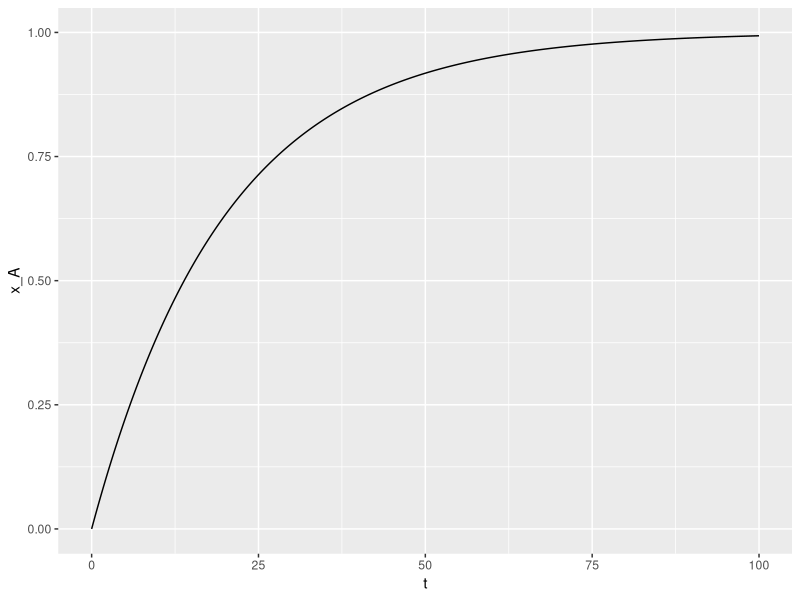
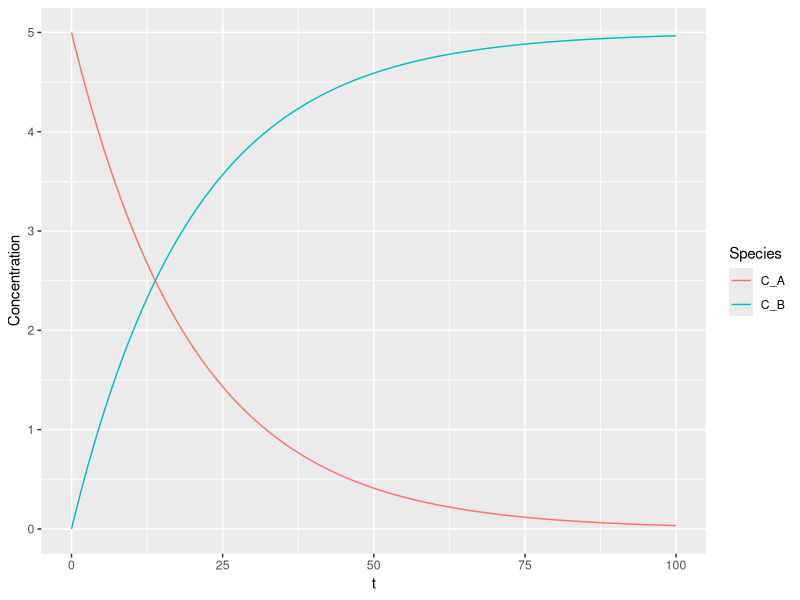
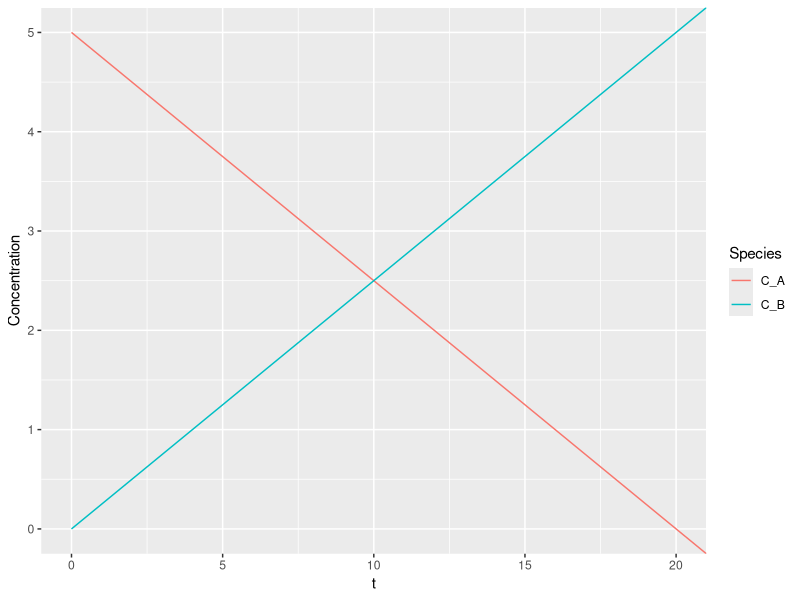
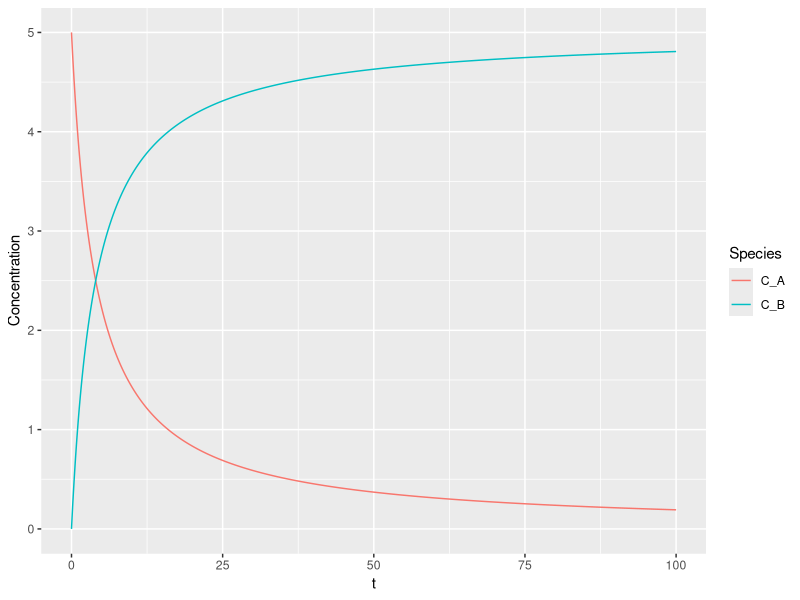
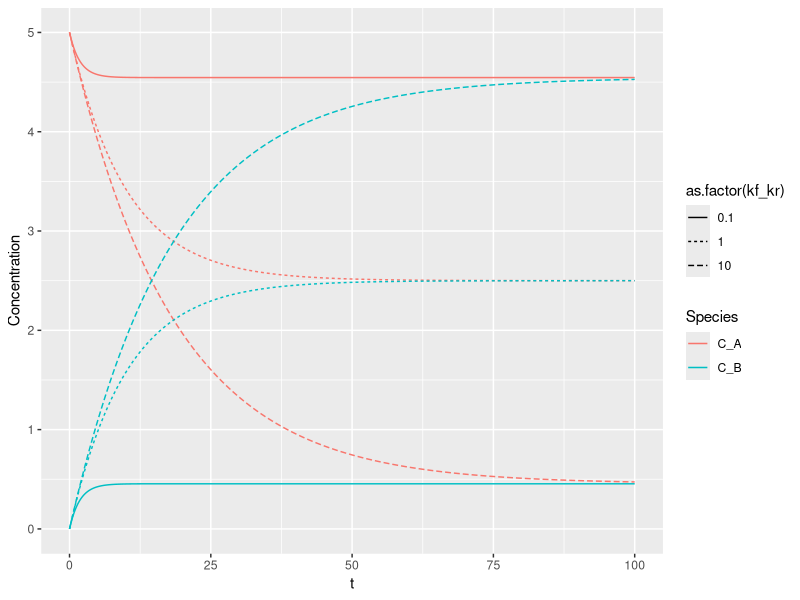
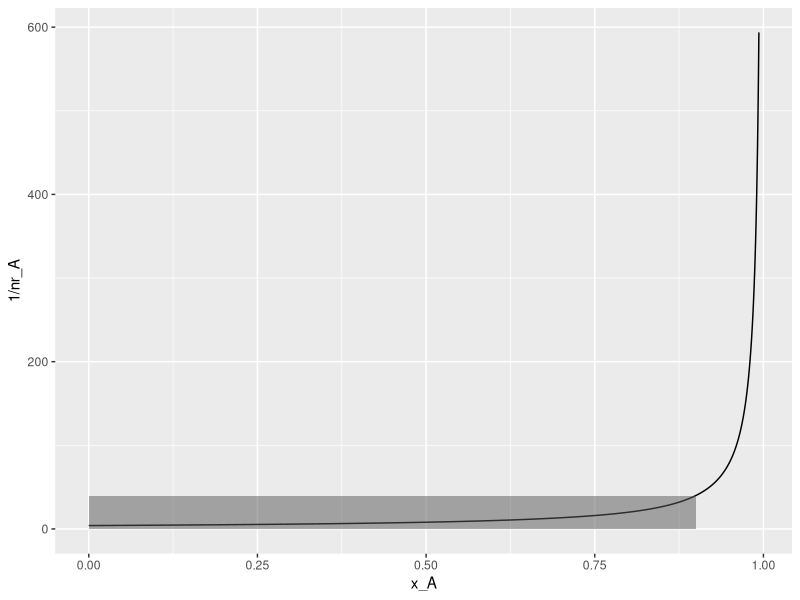
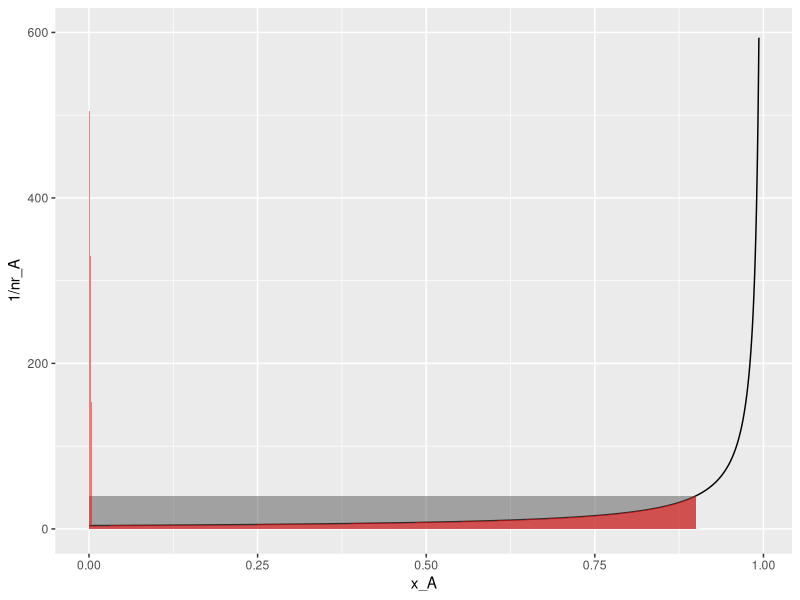

These charts were generated, in order, by the following R code:
## ---- chunk 1
t <- -(log(1-0.7) - log(1))/0.05
## ---- chunk 2
k_1 <- 0.05
t <- seq(0, 100, 0.1)
x_A <- 1-exp(-k_1*t)
require(tidyverse)
require(magrittr)
data <- tibble(t, x_A)
ggplot(data = data, aes(x = t, y = x_A)) + geom_line() + coord_cartesian(ylim = c(0,1))
## ---- chunk 3
C_A0 <- 5 #M
C_A <- C_A0*(1-data$x_A)
C_B <- C_A0*data$x_A
data <- cbind(data, C_A, C_B)
# we could also use a "pipe" to send data as the first argument
# data %<>% cbind(C_A, C_B)
# We need to tidy this data up a bit
# Gather the Concentration values into a single column 
# and create a new key column Species
data %<>% gather(C_A, C_B, key = "Species", value = "Concentration")
ggplot(data = data, aes(x = t, y = Concentration, color = Species)) + geom_line()
## ---- chunk 4
x_A <- k_1*t
require(tidyverse)
require(magrittr)
data <- tibble(t, x_A)
C_A <- C_A0*(1-data$x_A)
C_B <- C_A0*data$x_A
data <- cbind(data, C_A, C_B)
data %<>% gather(C_A, C_B, key = "Species", value = "Concentration")
ggplot(data = data, aes(x = t, y = Concentration, color = Species)) + geom_line() + coord_cartesian(ylim = c(0,5), xlim = c(0,20))
## ---- chunk 5
x_A <- 1 - 1/(k_1*C_A0*t + 1)
require(tidyverse)
require(magrittr)
data <- tibble(t, x_A)
C_A <- C_A0*(1-data$x_A)
C_B <- C_A0*data$x_A
data <- cbind(data, C_A, C_B)
data %<>% gather(C_A, C_B, key = "Species", value = "Concentration")
ggplot(data = data, aes(x = t, y = Concentration, color = Species)) + geom_line() 
## ---- chunk 6
C_A0 <- 5 #M
k_f <- 0.05 #min
kf_kr <- c(10, 1, .1)
k_r <- k_f/kf_kr
require(tidyverse)
require(magrittr)
# now we are going to need to apply our C_A calculation 
# over each of the k_r values
# to do this we will make C_A a function 
C_A <- function(k_f, C_A0, k_r, t) {(k_f * C_A0 * exp(-(k_f + k_r) * t) + C_A0 * k_r)/(k_f + k_r)}
# and make a table of all combinations of times and k_r's
data <- crossing(k_r, t)
data %<>% add_column(k_f, C_A0, .before = TRUE)
# now apply this function over all values of k_r and t
data %<>% mutate(C_A = unlist(pmap(., C_A)))
data$C_B <- C_A0 - data$C_A
data %<>% gather(C_A, C_B, key = "Species", value = "Concentration")
data$kf_kr <- data$k_f/data$k_r
ggplot(data = data, aes(x = t, y = Concentration, color = Species, linetype = as.factor(kf_kr))) + geom_line() 
## ---- chunk 7
k_1 <- 0.05
C_A0 <- 5 #M
t <- seq(0, 100, 0.1)
x_A <- 1-exp(-k_1*t)
require(tidyverse)
require(magrittr)
data <- tibble(t, x_A)
data$nr_A <- k_1 * (C_A0) * (1-data$x_A)
ggplot(data = data, aes(x = x_A, y = 1/nr_A)) + geom_line() + 
  annotate(geom = "rect", xmin = 0, xmax = .9, ymin = 0, 
           ymax = 1/data$nr_A[min(which(round(data$x_A, 3) == 0.900))], 
           alpha = 0.5)
## ---- chunk 8
ggplot(data = data, aes(x = x_A, y = 1/nr_A)) + geom_line() + 
  annotate(geom = "rect", xmin = 0, xmax = .9, ymin = 0, 
           ymax = 1/data$nr_A[min(which(round(data$x_A, 3) == 0.900))], 
           alpha = 0.5) + 
  geom_area(mapping = aes(x = ifelse(x_A>=0 & x_A<= .90 , x_A, 0)), 
            fill = "red", alpha = 0.5) + ylim(c(0,600))

